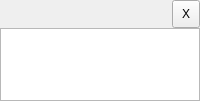
<?xml version="1.0" encoding="UTF-8"?>
<ui version="4.0">
 <class>MessageListDialog</class>
 <widget class="QDialog" name="MessageListDialog">
  <property name="geometry">
   <rect>
    <x>0</x>
    <y>0</y>
    <width>200</width>
    <height>101</height>
   </rect>
  </property>
  <property name="windowTitle">
   <string>MessageListDialog</string>
  </property>
  <layout class="QGridLayout" name="gridLayout">
   <property name="leftMargin">
    <number>0</number>
   </property>
   <property name="topMargin">
    <number>0</number>
   </property>
   <property name="rightMargin">
    <number>0</number>
   </property>
   <property name="bottomMargin">
    <number>0</number>
   </property>
   <property name="spacing">
    <number>0</number>
   </property>
   <item row="0" column="1">
    <widget class="QToolButton" name="btnClose">
     <property name="minimumSize">
      <size>
       <width>28</width>
       <height>28</height>
      </size>
     </property>
     <property name="text">
      <string>X</string>
     </property>
    </widget>
   </item>
   <item row="0" column="0">
    <spacer name="horizontalSpacer">
     <property name="orientation">
      <enum>Qt::Horizontal</enum>
     </property>
     <property name="sizeHint" stdset="0">
      <size>
       <width>40</width>
       <height>20</height>
      </size>
     </property>
    </spacer>
   </item>
   <item row="1" column="0" colspan="2">
    <widget class="QListWidget" name="listWidget">
     <property name="editTriggers">
      <set>QAbstractItemView::NoEditTriggers</set>
     </property>
    </widget>
   </item>
  </layout>
 </widget>
 <layoutdefault spacing="6" margin="11"/>
 <resources/>
 <connections/>
</ui>
